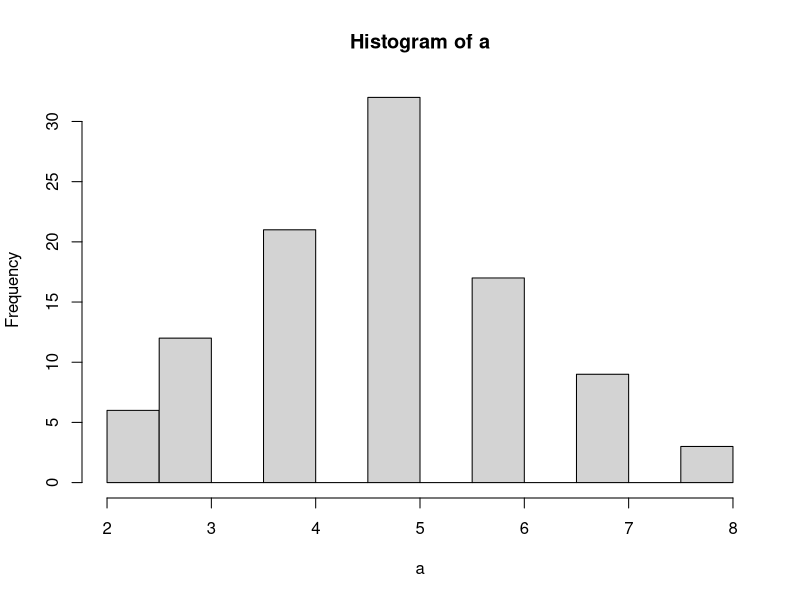
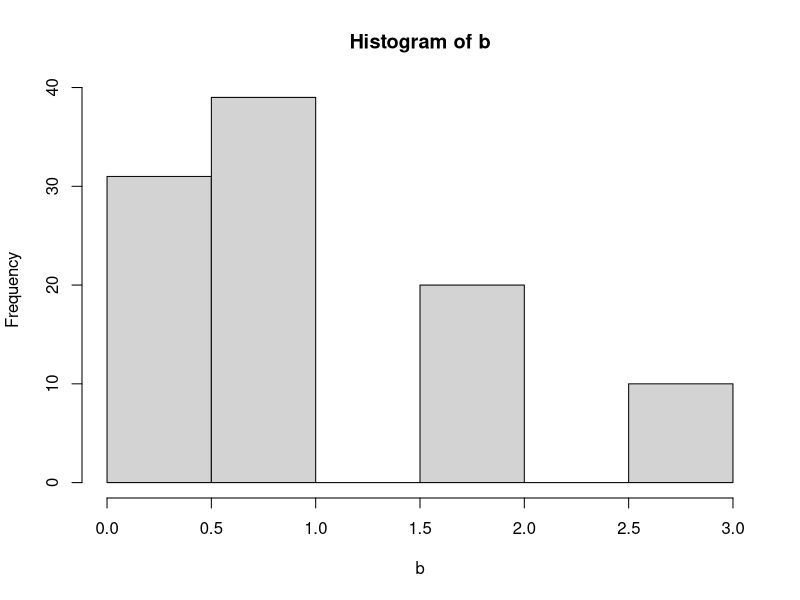

Reproduce these figures in R, in order.
c=runif(5,1,60)
c


#Binomial Distribution
a=rbinom(100,10,0.5)
a
hist(a,breaks = 10)

b=rbinom(100,10,0.1)
b
hist(b,breaks = 10)




d=pbinom(2,10,0.2)
d

e=pbinom(5,10,0.2)-pbinom(4,10,0.2)
e



#Poisson Distribution

f=ppois(0,4)
f

g=1-ppois(0,4)
g

h=ppois(4,4)-ppois(3,4)
h


#Geometric Distribution

i=pgeom(5,0.01)
i


#Normal Distribution

